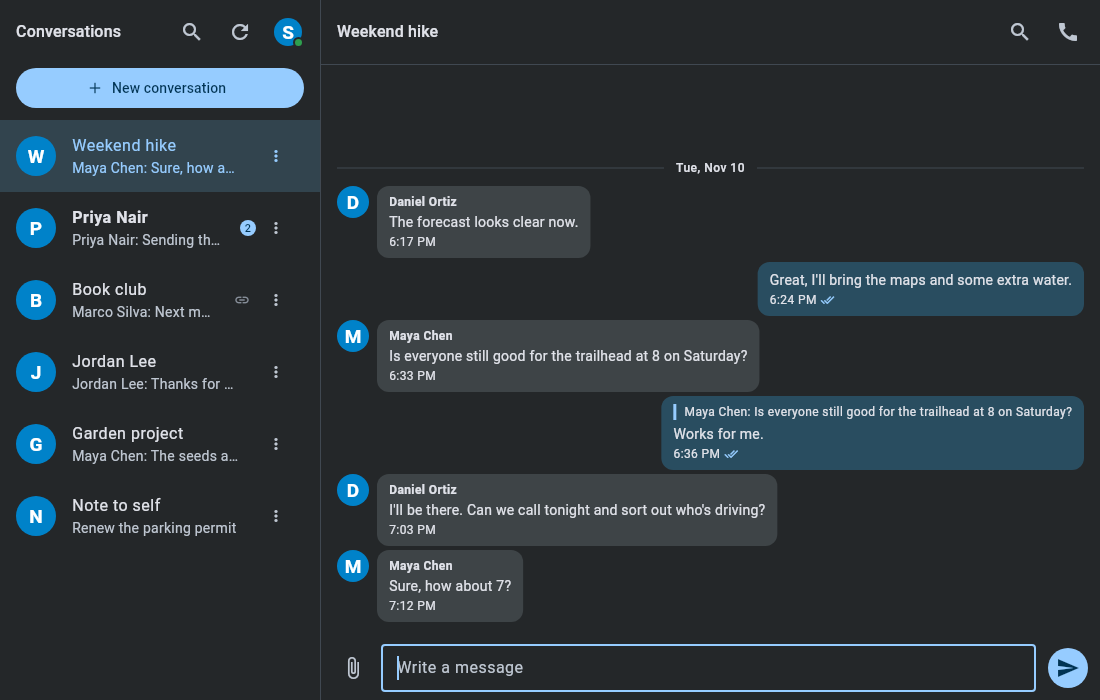
#> input picture docs/screenshots/main-dark.png, 1100 x 700 px
$ python make_banner.py
#> lines starting #> are read from the running program, lines starting #| are printed output that depends on the picture
#!/usr/bin/env python3
"""Draws the Snap Store's featured banner into docs/store/featured-banner.jpg.

    python3 tool/make_banner.py

Needs numpy, Pillow and the Ubuntu Sans font (Ubuntu's fonts-ubuntu). The
store wants 3:1, 720x240 to 4320x1440, JPEG or PNG under 2 MB; noise against banding makes a PNG too big. The window is
docs/screenshots/main-dark.png (invented people, from make_screenshots.dart)
and the card is cut from incoming-call.png, so rerun this after those change.
Marketing graphics keep the server's product name out (see CLAUDE.md).
"""
import os

import numpy as np
from PIL import Image, ImageDraw, ImageFilter, ImageFont

ROOT = os.path.dirname(os.path.dirname(os.path.abspath(__file__)))
OUT = os.path.join(ROOT, 'docs', 'store', 'featured-banner.jpg')
FONT = '/usr/share/fonts/truetype/ubuntu/UbuntuSans[wdth,wght].ttf'
W, H = 3000, 1000
BLUE = (0, 130, 201)


def font(size, weight):
    f = ImageFont.truetype(FONT, size)
    f.set_variation_by_axes([100, weight])
    return f


def backdrop():
    y, x = np.mgrid[0:H, 0:W].astype(np.float32)
    # Deep navy into the icon's blue toward the lower right, with a soft glow
    # behind the window.
    t = np.clip((x / W) * 0.7 + (y / H) * 0.3, 0, 1)
    a, b = np.array((7, 26, 44), np.float32), np.array((0, 84, 138), np.float32)
    img = a + (b - a) * t[..., None] ** 1.4
    glow = np.exp(-(((x - 2200) / 900) ** 2 + ((y - 520) / 520) ** 2))
    img += glow[..., None] * np.array((0, 60, 100), np.float32)
    # Fine noise against banding.
    img += np.random.default_rng(7).normal(0, 1.2, (H, W))[..., None]
    return Image.fromarray(np.clip(img + 0.5, 0, 255).astype(np.uint8)).convert('RGBA')


def rounded(img, radius):
    mask = Image.new('L', img.size, 0)
    ImageDraw.Draw(mask).rounded_rectangle((0, 0, *img.size), radius, fill=255)
    out = img.convert('RGBA')
    out.putalpha(mask)
    return out


def shadow(size, radius, blur, alpha):
    pad = blur * 3
    s = Image.new('RGBA', (size[0] + 2 * pad, size[1] + 2 * pad), (0, 0, 0, 0))
    ImageDraw.Draw(s).rounded_rectangle(
        (pad, pad, pad + size[0], pad + size[1]), radius, fill=(0, 0, 0, alpha))
    return s.filter(ImageFilter.GaussianBlur(blur)), pad


def window(shot):
    """The screenshot in a plain dark title bar, as on a GNOME desktop."""
    bar = 44
    w, h = shot.size
    win = Image.new('RGB', (w, h + bar), (36, 38, 41))
    d = ImageDraw.Draw(win)
    d.text((w / 2, bar / 2), 'Tala', font=font(20, 600), fill=(225, 225, 225),
           anchor='mm')
    # Close button, as Adwaita draws it.
    cx, cy = w - 26, bar / 2
    d.ellipse((cx - 12, cy - 12, cx + 12, cy + 12), fill=(60, 62, 66))
    d.line((cx - 5, cy - 5, cx + 5, cy + 5), fill=(225, 225, 225), width=2)
    d.line((cx - 5, cy + 5, cx + 5, cy - 5), fill=(225, 225, 225), width=2)
    win.paste(shot, (0, bar))
    return rounded(win, 14)


def paste_with_shadow(base, img, x, y, radius, blur=40, alpha=150, dy=24):
    s, pad = shadow(img.size, radius, blur, alpha)
    base.alpha_composite(s, (x - pad, y - pad + dy))
    base.alpha_composite(img, (x, y))


def main():
    base = backdrop()
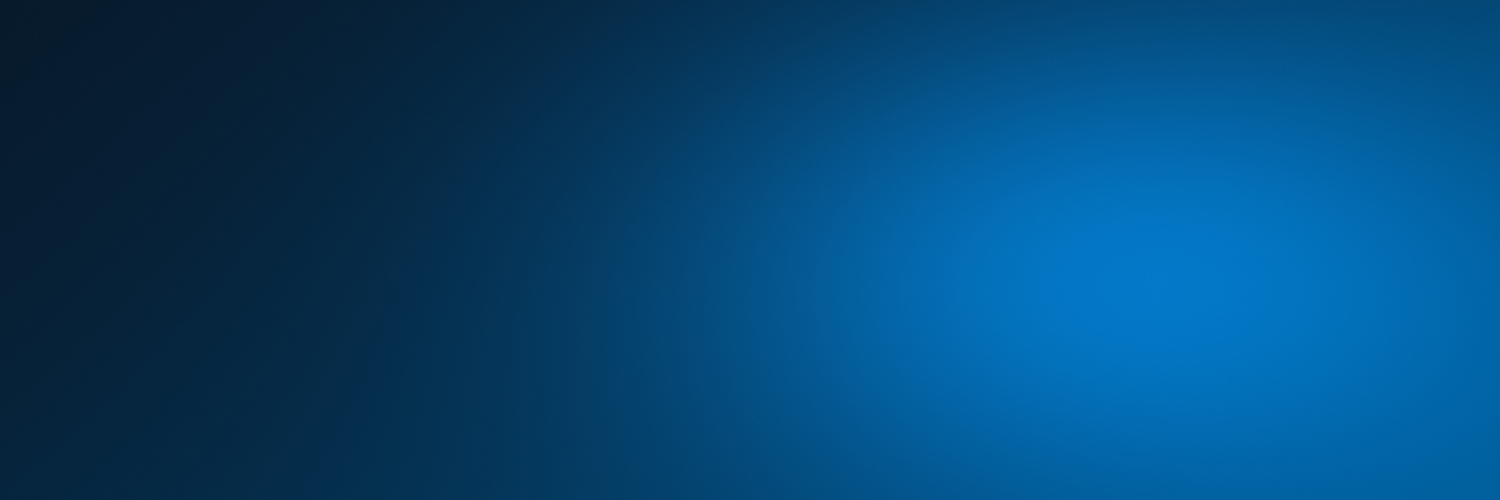
#> base: PIL image 3000x1000 RGBA (shown at 1/2 size); mean R, G, B, A 4.2, 70.9, 117.8, 255
    shots = os.path.join(ROOT, 'docs', 'screenshots')

    win = window(Image.open(os.path.join(shots, 'main-dark.png')).convert('RGB'))
#> in window, `bar = 44`: bar = 44
#> in window, `win = Image.new('RGB', (w, h + bar), (36, 38, 41))`:
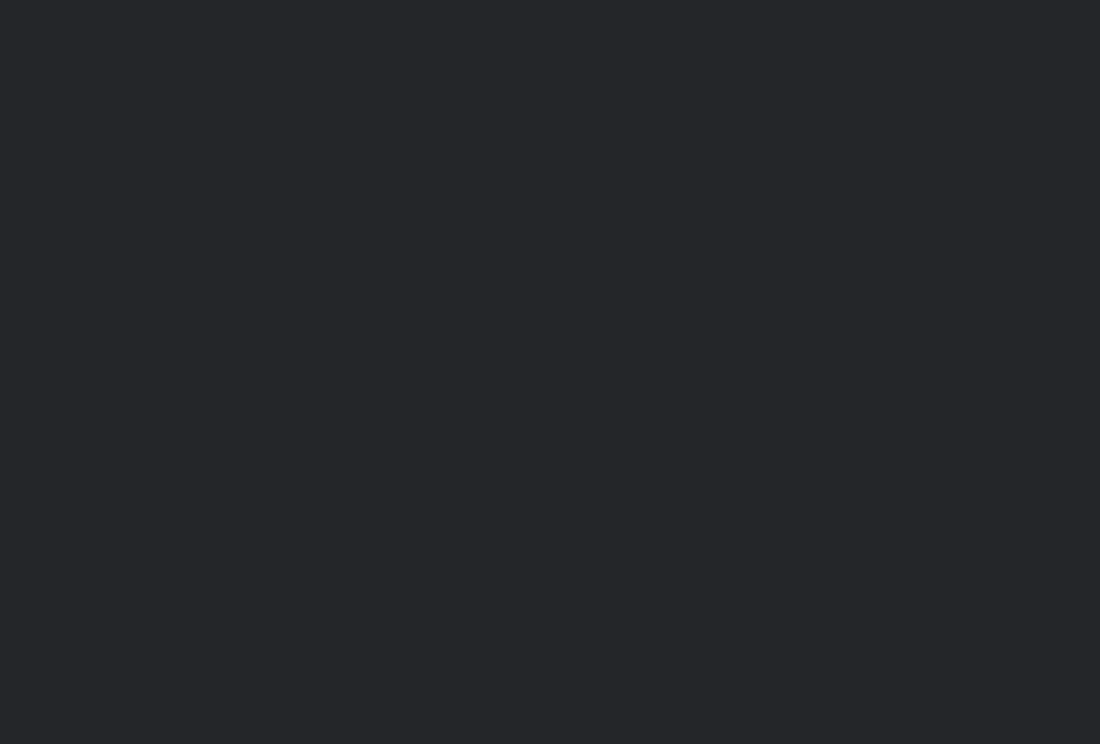
#> win: PIL image 1100x744 RGB; mean R, G, B 36, 38, 41
    wx, wy = W - win.width - 150, (H - win.height) // 2
    paste_with_shadow(base, win, wx, wy, 14)

    # The incoming call card, floating over the window's lower left corner.
    card = Image.open(os.path.join(shots, 'incoming-call.png')).convert('RGB')
    card = card.crop((412, 258, 688, 442))
    card = rounded(card.resize((card.width * 3 // 2, card.height * 3 // 2),
                               Image.Resampling.LANCZOS), 44)
    paste_with_shadow(base, card, wx - 170, wy + win.height - card.height + 60,
                      44, blur=36, alpha=170)

    icon = Image.open(os.path.join(ROOT, 'assets', 'icon', 'tala-512.png'))
    icon = icon.convert('RGBA').resize((250, 250), Image.Resampling.LANCZOS)
    left = 170
    s, pad = shadow(icon.size, 50, 24, 120)
    base.alpha_composite(s, (left - pad, 230 - pad + 14))
    base.alpha_composite(icon, (left, 230))

    d = ImageDraw.Draw(base)
    d.text((left + 300, 355), 'Tala', font=font(210, 700), fill='white',
           anchor='lm')
    d.text((left, 600), 'Chat and video calls', font=font(76, 600),
           fill='white')
    d.text((left, 690), 'on your Linux desktop', font=font(76, 600),
           fill='white')
    d.text((left, 815), 'Your server. Your voice. Your desktop.',
           font=font(48, 500), fill=(170, 205, 230))

    os.makedirs(os.path.dirname(OUT), exist_ok=True)
    base.convert('RGB').save(OUT, quality=93, optimize=True, subsampling=0)
    print(OUT, os.path.getsize(OUT) // 1024, 'KB')


if __name__ == '__main__':
#> (the run stopped early here; a loop or call above may not have finished)
